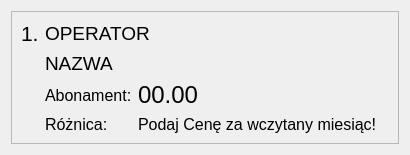
             <widget class="QWidget" name="widget" native="true">
              <layout class="QHBoxLayout" name="horizontalLayout_2">
               <item>
                <widget class="QFrame" name="frame_8">
                 <property name="autoFillBackground">
                  <bool>false</bool>
                 </property>
                 <property name="frameShape">
                  <enum>QFrame::StyledPanel</enum>
                 </property>
                 <property name="frameShadow">
                  <enum>QFrame::Raised</enum>
                 </property>
                 <layout class="QGridLayout" name="gridLayout_5">
                  <item row="0" column="0">
                   <widget class="QLabel" name="label_44">
                    <property name="sizePolicy">
                     <sizepolicy hsizetype="Maximum" vsizetype="Preferred">
                      <horstretch>0</horstretch>
                      <verstretch>0</verstretch>
                     </sizepolicy>
                    </property>
                    <property name="font">
                     <font>
                      <pointsize>16</pointsize>
                     </font>
                    </property>
                    <property name="text">
                     <string>1.</string>
                    </property>
                   </widget>
                  </item>
                  <item row="0" column="1" colspan="4">
                   <widget class="QLabel" name="label_31">
                    <property name="sizePolicy">
                     <sizepolicy hsizetype="MinimumExpanding" vsizetype="Preferred">
                      <horstretch>0</horstretch>
                      <verstretch>0</verstretch>
                     </sizepolicy>
                    </property>
                    <property name="font">
                     <font>
                      <pointsize>14</pointsize>
                     </font>
                    </property>
                    <property name="text">
                     <string>OPERATOR</string>
                    </property>
                    <property name="scaledContents">
                     <bool>true</bool>
                    </property>
                    <property name="wordWrap">
                     <bool>false</bool>
                    </property>
                    <property name="openExternalLinks">
                     <bool>true</bool>
                    </property>
                    <property name="textInteractionFlags">
                     <set>Qt::LinksAccessibleByMouse|Qt::TextSelectableByKeyboard|Qt::TextSelectableByMouse</set>
                    </property>
                   </widget>
                  </item>
                  <item row="6" column="1">
                   <widget class="QLabel" name="label_32">
                    <property name="sizePolicy">
                     <sizepolicy hsizetype="Maximum" vsizetype="Preferred">
                      <horstretch>0</horstretch>
                      <verstretch>0</verstretch>
                     </sizepolicy>
                    </property>
                    <property name="font">
                     <font>
                      <pointsize>12</pointsize>
                     </font>
                    </property>
                    <property name="text">
                     <string>Różnica:</string>
                    </property>
                   </widget>
                  </item>
                  <item row="4" column="2">
                   <widget class="QLabel" name="label_29">
                    <property name="sizePolicy">
                     <sizepolicy hsizetype="Maximum" vsizetype="Preferred">
                      <horstretch>0</horstretch>
                      <verstretch>0</verstretch>
                     </sizepolicy>
                    </property>
                    <property name="font">
                     <font>
                      <pointsize>18</pointsize>
                     </font>
                    </property>
                    <property name="frameShape">
                     <enum>QFrame::NoFrame</enum>
                    </property>
                    <property name="frameShadow">
                     <enum>QFrame::Plain</enum>
                    </property>
                    <property name="text">
                     <string>00.00</string>
                    </property>
                    <property name="scaledContents">
                     <bool>false</bool>
                    </property>
                    <property name="textInteractionFlags">
                     <set>Qt::LinksAccessibleByMouse|Qt::TextSelectableByKeyboard|Qt::TextSelectableByMouse</set>
                    </property>
                   </widget>
                  </item>
                  <item row="6" column="2">
                   <widget class="QLabel" name="label_33">
                    <property name="sizePolicy">
                     <sizepolicy hsizetype="Maximum" vsizetype="Preferred">
                      <horstretch>0</horstretch>
                      <verstretch>0</verstretch>
                     </sizepolicy>
                    </property>
                    <property name="font">
                     <font>
                      <pointsize>12</pointsize>
                     </font>
                    </property>
                    <property name="frameShape">
                     <enum>QFrame::NoFrame</enum>
                    </property>
                    <property name="frameShadow">
                     <enum>QFrame::Plain</enum>
                    </property>
                    <property name="text">
                     <string>Podaj Cenę za wczytany miesiąc!</string>
                    </property>
                    <property name="scaledContents">
                     <bool>false</bool>
                    </property>
                    <property name="textInteractionFlags">
                     <set>Qt::LinksAccessibleByMouse|Qt::TextSelectableByKeyboard|Qt::TextSelectableByMouse</set>
                    </property>
                   </widget>
                  </item>
                  <item row="1" column="1" colspan="4">
                   <widget class="QLabel" name="label_28">
                    <property name="sizePolicy">
                     <sizepolicy hsizetype="MinimumExpanding" vsizetype="Preferred">
                      <horstretch>0</horstretch>
                      <verstretch>0</verstretch>
                     </sizepolicy>
                    </property>
                    <property name="font">
                     <font>
                      <pointsize>14</pointsize>
                     </font>
                    </property>
                    <property name="text">
                     <string>&lt;a href=&quot;&quot;&gt;NAZWA&lt;/a&gt;</string>
                    </property>
                    <property name="scaledContents">
                     <bool>true</bool>
                    </property>
                    <property name="wordWrap">
                     <bool>false</bool>
                    </property>
                    <property name="openExternalLinks">
                     <bool>true</bool>
                    </property>
                    <property name="textInteractionFlags">
                     <set>Qt::LinksAccessibleByMouse|Qt::TextSelectableByKeyboard|Qt::TextSelectableByMouse</set>
                    </property>
                   </widget>
                  </item>
                  <item row="4" column="1">
                   <widget class="QLabel" name="label_30">
                    <property name="sizePolicy">
                     <sizepolicy hsizetype="Maximum" vsizetype="Preferred">
                      <horstretch>0</horstretch>
                      <verstretch>0</verstretch>
                     </sizepolicy>
                    </property>
                    <property name="font">
                     <font>
                      <pointsize>12</pointsize>
                     </font>
                    </property>
                    <property name="text">
                     <string>Abonament:</string>
                    </property>
                   </widget>
                  </item>
                 </layout>
                </widget>
               </item>
              </layout>
             </widget>
